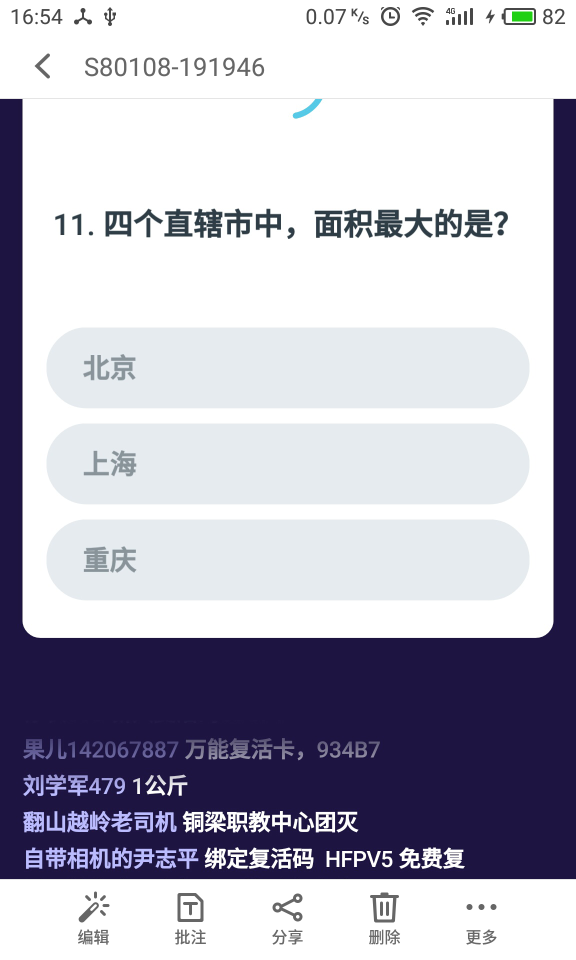
#> input picture python/one_million/autojump.png, 1152 x 1920 px (shown at 1/2 size)
$ python Money.py
#> lines starting #> are read from the running program, lines starting #| are printed output that depends on the picture
#!/usr/bin/env  python
# coding=utf8

import os
import subprocess
import pytesseract
import urllib
from PIL import Image, ImageOps
import requests
import sys
import importlib
importlib.reload(sys)
ROOT = os.path.dirname(os.path.abspath(__file__))

MAX_RETRY_TIME = 3


def pull_screenshot():
    os.system('adb shell screencap -p /sdcard/autojump.png')
    os.system('adb pull /sdcard/autojump.png .')

def run_command(cmd):
    retry = 0
    while retry < MAX_RETRY_TIME:
        status, output =  subprocess.getstatusoutput(cmd)
        if status != 0:
            retry += 1
            continue
        return status, output


# [10 lines of commented-out code are left out]


def recognition():
    # file = Image.open(LOCAL_SCREEN_PATH)
    pull_screenshot()
    file = Image.open('autojump.png')
#> file is the input picture: PIL image 1152x1920 RGBA; mean R, G, B, A 182.7, 181.5, 195.3, 255
    question_box = file.crop((50, 205, 1100, 560))
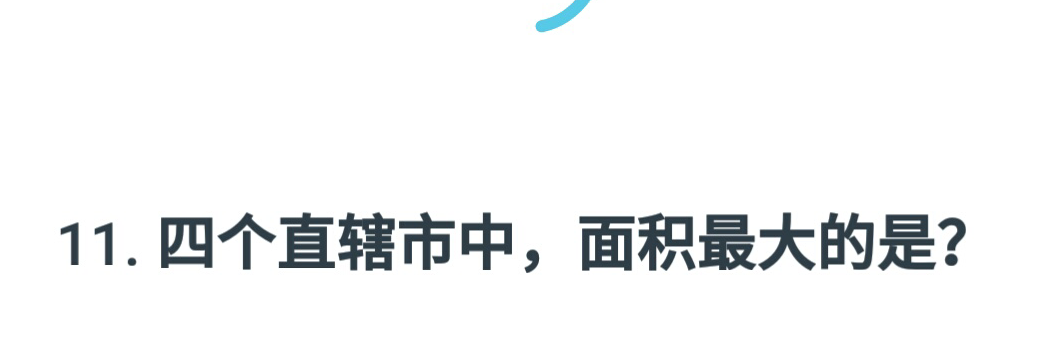
#> question_box: PIL image 1050x355 RGBA; mean R, G, B, A 242.5, 243.5, 244.1, 255
#> (the run stopped early here; a loop or call above may not have finished)
